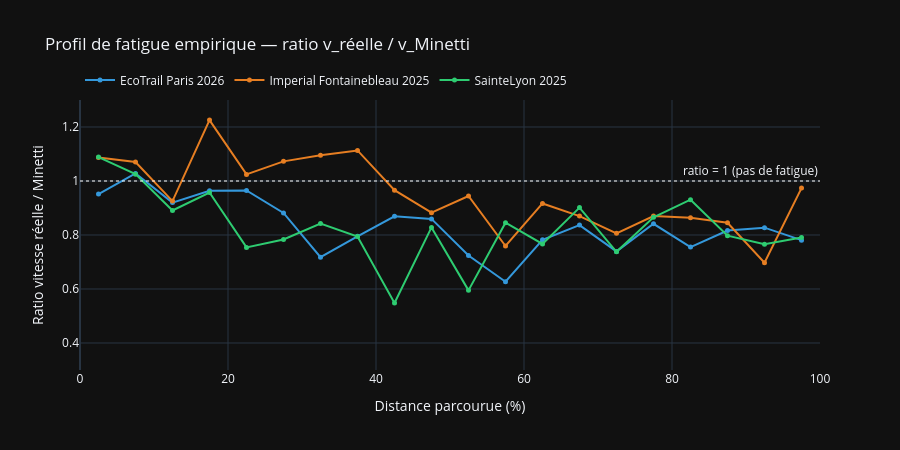

Notebook code cell kept with this figure:
### Code cell
import plotly.graph_objects as go

COLORS = ['#3498db', '#e67e22', '#2ecc71']


def plot_fatigue_profiles(profiles):
    """Plot v_real/v_minetti ratio vs distance percentage for each race."""
    fig = go.Figure()

    for (name, data), color in zip(profiles.items(), COLORS):
        centers = data['centers'] * 100
        ratios  = data['ratios']

        fig.add_trace(go.Scatter(
            x=centers,
            y=ratios,
            mode='lines+markers',
            name=name,
            line=dict(color=color, width=2),
            marker=dict(size=5),
            hovertemplate='%{x:.0f}% : ratio=%{y:.3f}<extra>' + name + '</extra>',
        ))

    # Ligne de référence ratio=1
    fig.add_hline(
        y=1.0,
        line=dict(color='white', width=1, dash='dot'),
        annotation_text='ratio = 1 (pas de fatigue)',
        annotation_position='top right',
    )

    fig.update_layout(
        template='plotly_dark',
        title='Profil de fatigue empirique — ratio v_réelle / v_Minetti',
        xaxis=dict(title='Distance parcourue (%)', range=[0, 100]),
        yaxis=dict(title='Ratio vitesse réelle / Minetti', range=[0.3, 1.3]),
        height=450,
        legend=dict(orientation='h', yanchor='bottom', y=1.02),
    )
    return fig


plot_fatigue_profiles(profiles).show()

### Figure 1 — Plotly figure (JSON) as saved in the notebook; plotly's stock layout.template omitted (floating-point values rounded to 4 significant figures)
{"data": [{"hovertemplate": "%{x:.0f}% : ratio=%{y:.3f}<extra>EcoTrail Paris 2026</extra>", "line": {"color": "#3498db", "width": 2}, "marker": {"size": 5}, "mode": "lines+markers", "name": "EcoTrail Paris 2026", "type": "scatter", "x": [2.5, 7.5, 12.5, 17.5, 22.5, 27.5, 32.5, 37.5, 42.5, 47.5, 52.5, 57.5, 62.5, 67.5, 72.5, 77.5, 82.5, 87.5, 92.5, 97.5], "y": [0.9518, 1.028, 0.9199, 0.9638, 0.9649, 0.8817, 0.7178, 0.7954, 0.8692, 0.8597, 0.7242, 0.627, 0.7825, 0.8366, 0.7393, 0.8415, 0.7552, 0.8165, 0.8272, 0.7809]}, {"hovertemplate": "%{x:.0f}% : ratio=%{y:.3f}<extra>Imperial Fontainebleau 2025</extra>", "line": {"color": "#e67e22", "width": 2}, "marker": {"size": 5}, "mode": "lines+markers", "name": "Imperial Fontainebleau 2025", "type": "scatter", "x": [2.5, 7.5, 12.5, 17.5, 22.5, 27.5, 32.5, 37.5, 42.5, 47.5, 52.5, 57.5, 62.5, 67.5, 72.5, 77.5, 82.5, 87.5, 92.5, 97.5], "y": [1.087, 1.071, 0.9256, 1.226, 1.024, 1.073, 1.095, 1.113, 0.9659, 0.8825, 0.9445, 0.7592, 0.9168, 0.87, 0.8061, 0.8699, 0.8635, 0.8454, 0.6976, 0.9737]}, {"hovertemplate": "%{x:.0f}% : ratio=%{y:.3f}<extra>SainteLyon 2025</extra>", "line": {"color": "#2ecc71", "width": 2}, "marker": {"size": 5}, "mode": "lines+markers", "name": "SainteLyon 2025", "type": "scatter", "x": [2.5, 7.5, 12.5, 17.5, 22.5, 27.5, 32.5, 37.5, 42.5, 47.5, 52.5, 57.5, 62.5, 67.5, 72.5, 77.5, 82.5, 87.5, 92.5, 97.5], "y": [1.089, 1.025, 0.891, 0.9572, 0.754, 0.7834, 0.8421, 0.7946, 0.5482, 0.8282, 0.5949, 0.8454, 0.7667, 0.9015, 0.7378, 0.8656, 0.9307, 0.7977, 0.766, 0.7908]}], "layout": {"annotations": [{"showarrow": false, "text": "ratio = 1 (pas de fatigue)", "x": 1, "xanchor": "right", "xref": "x domain", "y": 1, "yanchor": "bottom", "yref": "y"}], "height": 450, "legend": {"orientation": "h", "y": 1.02, "yanchor": "bottom"}, "shapes": [{"line": {"color": "white", "dash": "dot", "width": 1}, "type": "line", "x0": 0, "x1": 1, "xref": "x domain", "y0": 1, "y1": 1, "yref": "y"}], "title": {"text": "Profil de fatigue empirique — ratio v_réelle / v_Minetti"}, "xaxis": {"range": [0, 100], "title": {"text": "Distance parcourue (%)"}}, "yaxis": {"range": [0.3, 1.3], "title": {"text": "Ratio vitesse réelle / Minetti"}}}}
